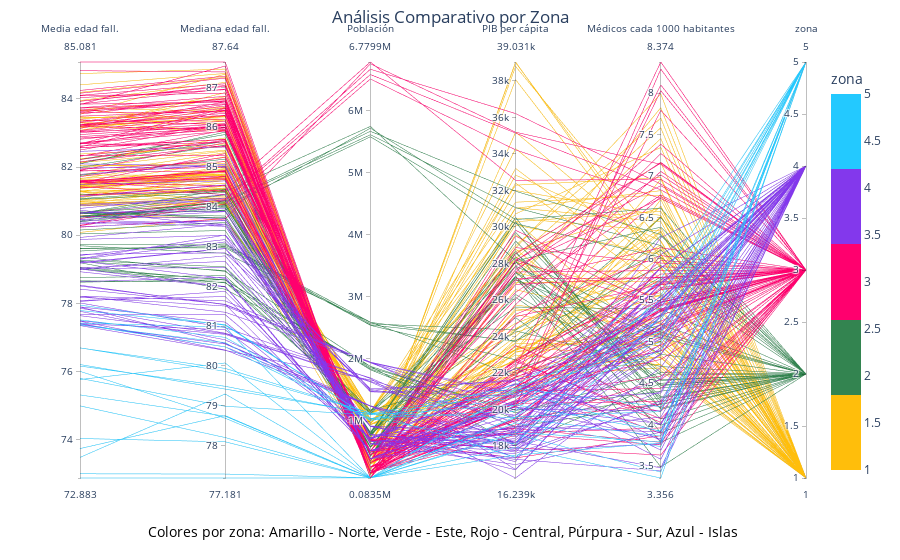

This figure's notebook cell:
### Code cell
fig = px.parallel_coordinates(df_parallel_filtered, 
                              color="zona",
                              labels={"media": "Media edad fall.", "mediana": "Mediana edad fall.", "Poblacion": "Población",
                                      "pib_per_capita": "PIB per cápita", "medicos_por_poblacion": "Médicos cada 1000 habitantes"},
                              color_continuous_scale=[(0.0, "#ffbe0b"), (0.2, "#ffbe0b"), 
                                                      (0.2, "#338450"), (0.4, "#338450"),
                                                      (0.4, "#ff006e"), (0.6, "#ff006e"),
                                                      (0.6, "#8338ec"), (0.8, "#8338ec"),
                                                      (0.8, "#23C9FF"), (1.0, "#23C9FF")],
                              range_color=(1,5))

# Anotación para identificar las zonas
fig.add_annotation(xref='paper', yref='paper', x=0.5, y=-0.15, showarrow=False,
                   text="Colores por zona: Amarillo - Norte, Verde - Este, Rojo - Central, Púrpura - Sur, Azul - Islas",
                   font=dict(size=14, color="black"),
                   align="center", bgcolor="white")

fig.update_layout(
    title={
        'text': "Análisis Comparativo por Zona",
        'y':0.98,
        'x':0.5,
        'xanchor': 'center',
        'yanchor': 'top'
    }
)

fig.show()

### Figure 1 — Plotly figure (JSON) as saved in the notebook; plotly's stock layout.template omitted (floating-point values rounded to 4 significant figures; data arrays with more than 128 entries replaced by an {"elided": "..."} marker saying what was removed)
{"data": [{"dimensions": [{"label": "Media edad fall.", "values": {"elided": "260 float values"}}, {"label": "Mediana edad fall.", "values": {"elided": "260 float values"}}, {"label": "Población", "values": {"elided": "260 int values"}}, {"label": "PIB per cápita", "values": {"elided": "260 int values"}}, {"label": "Médicos cada 1000 habitantes", "values": {"elided": "260 float values"}}, {"label": "zona", "values": {"elided": "260 int values"}}], "domain": {"x": [0, 1], "y": [0, 1]}, "line": {"color": {"elided": "260 int values"}, "coloraxis": "coloraxis"}, "name": "", "type": "parcoords"}], "layout": {"annotations": [{"align": "center", "bgcolor": "white", "font": {"color": "black", "size": 14}, "showarrow": false, "text": "Colores por zona: Amarillo - Norte, Verde - Este, Rojo - Central, Púrpura - Sur, Azul - Islas", "x": 0.5, "xref": "paper", "y": -0.15, "yref": "paper"}], "coloraxis": {"cmax": 5, "cmin": 1, "colorbar": {"title": {"text": "zona"}}, "colorscale": [[0, "#ffbe0b"], [0.2, "#ffbe0b"], [0.2, "#338450"], [0.4, "#338450"], [0.4, "#ff006e"], [0.6, "#ff006e"], [0.6, "#8338ec"], [0.8, "#8338ec"], [0.8, "#23C9FF"], [1, "#23C9FF"]]}, "legend": {"tracegroupgap": 0}, "margin": {"t": 60}, "title": {"text": "Análisis Comparativo por Zona", "x": 0.5, "xanchor": "center", "y": 0.98, "yanchor": "top"}}}
